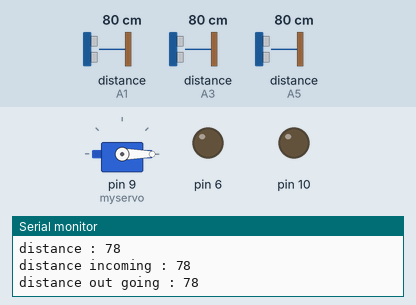
This sketch was run on a simulated Arduino Uno, built with avr-gcc and run on an emulated ATmega328P. Parts: servo, output pins drawn as LEDs (lit = HIGH), the last lines printed to the serial monitor. Wiring (inferred from the names in the program): 3 × ultrasonic range finder: trigger A0, echo A1 / trigger A2, echo A3 / trigger A4, echo A5. Dashed ring = blinking. Inputs (shaded band) come from the test bench; at power-on: distance to the obstacle (sensors on A1, A5, A3) 80 cm. The echo pulse lasts 58.3 µs per cm; pins used as bus, display or sensor lines are not drawn.

Above: at 1.2 s.
1.3 s: distance to the obstacle (sensor on A1) set to 12 cm
4.3 s: distance to the obstacle (sensor on A1) set to 9 cm
At 4.9 s:
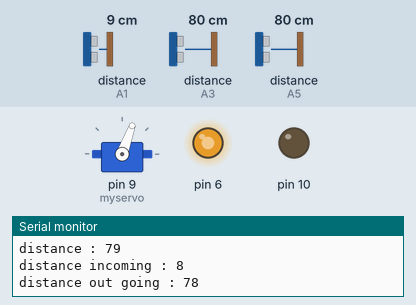
5.9 s: distance to the obstacle (sensor on A5) set to 9 cm
7.7 s: distance to the obstacle (sensor on A5) set to 6 cm
At 8.8 s:
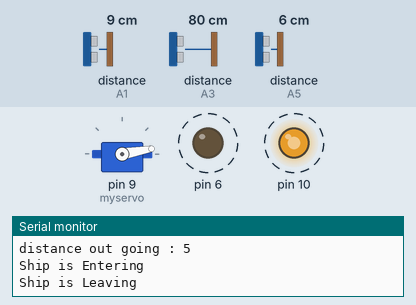
10.7 s: distance to the obstacle (sensor on A3) set to 24 cm
13.7 s: distance to the obstacle (sensor on A3) set to 20 cm
At 14.2 s:
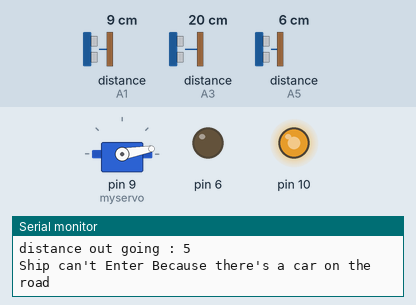
Timing chart, 0 to 16.7 s (numbered marks = the images above; inputs shaded):
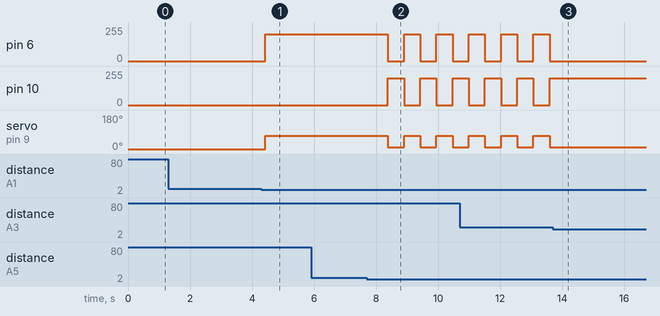

Measured:
- the behaviour switches between 11 and 10 cm on distance to the obstacle (sensor on A1) (found by bisection; images 0 and 1)
- the behaviour switches between 8 and 7 cm on distance to the obstacle (sensor on A5) (found by bisection; images 1 and 2)
- the behaviour switches between 22 and 21 cm on distance to the obstacle (sensor on A3) (found by bisection; images 2 and 3)
- after the input at 4.3 s, pin 6: 0/255 → 200/255 after 0.13 s; servo on pin 9 (myservo): 0° → 70° after 0.13 s
- after the input at 7.7 s, pin 6, pin 10: alternates 200/255 for 0.52 s and 0/255 for 0.52 s, starting after 0.68 s; servo on pin 9 (myservo): alternates 70° for 0.52 s and 10° for 0.52 s, starting after 0.68 s
- after the input at 13.7 s, pin 6: stops changing and stays 0/255; pin 10: stops changing and stays 200/255; servo on pin 9 (myservo): stops changing and stays 10°

The sketch:

FinalElectronics.ino
```cpp
#define trig_pin A2
#define echo_pin A3
#define trig_pin_1 A0
#define echo_pin_1 A1
#define trig_pin_2 A4
#define echo_pin_2 A5
#include <Servo.h>
Servo myservo;
int pos =10;
long distance;
long duration;
long distance_1;
long duration_1;
long distance_2;
long duration_2;
void setup()
{
  Serial.begin(9600);
  pinMode(trig_pin,OUTPUT);
  pinMode(echo_pin,INPUT);
  pinMode(trig_pin_1,OUTPUT);
  pinMode(echo_pin_1,INPUT);
  pinMode(trig_pin_2,OUTPUT);
  pinMode(echo_pin_2,INPUT);
  pinMode(6,OUTPUT);
  pinMode(10,OUTPUT);
  myservo.attach(9);
  Serial.begin(9600);
  myservo.write(0);
}
void loop()
{
  digitalWrite(trig_pin,LOW);
  delayMicroseconds(2);
  digitalWrite(trig_pin,HIGH);
  delayMicroseconds(10);
  digitalWrite(trig_pin,LOW);
  duration=pulseIn(echo_pin,HIGH);
  distance=duration*0.017;

  digitalWrite(trig_pin_1,LOW);
  delayMicroseconds(2);
  digitalWrite(trig_pin_1,HIGH);
  delayMicroseconds(10);
  digitalWrite(trig_pin_1,LOW);
  duration_1=pulseIn(echo_pin_1,HIGH);
  distance_1=duration_1*0.017;

  digitalWrite(trig_pin_2,LOW);
  delayMicroseconds(2);
  digitalWrite(trig_pin_2,HIGH);
  delayMicroseconds(10);
  digitalWrite(trig_pin_2,LOW);
  duration_2=pulseIn(echo_pin_2,HIGH);
  distance_2=duration_2*0.017;

  Serial.print("distance : ");
  Serial.print(distance);
  Serial.println();
  Serial.print("distance incoming : ");
  Serial.print(distance_1);
  Serial.println();
  Serial.print("distance out going : ");
  Serial.print(distance_2);
  Serial.println();
  if (distance_1<10)
  {
    if (distance>20)
    {
      Serial.print("\n\nShip is Entering\n\n");
      analogWrite(6,200);
      analogWrite(10,0);
      if(pos == 10)
    {
    pos=70;
    myservo.write(70);
    }
    }
    else
    {
      Serial.print("\n\nShip can't Enter Because there's a car on the road\n\n");
      analogWrite(10,200);
      analogWrite(6,0);
    }
  }
  if (distance_2<7 )
  {
    Serial.print("\n\nShip is Leaving\n\n");
    delay(500);

    if (pos ==70)
  {
  pos=10;
  myservo.write(pos);
  }
  analogWrite(6,0);
  analogWrite(10,200);
  delay(500);
}
}
```
